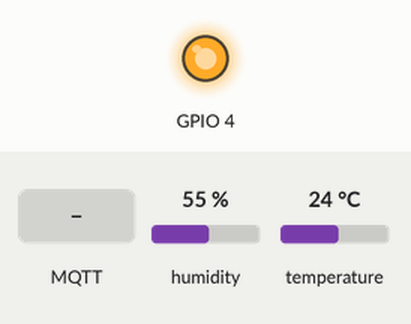
The sketch below on a simulated ESP8266 (NodeMCU). Parts: output pins drawn as LEDs (lit = HIGH). The inputs (shaded band) are chosen by the test bench; at power-on: humidity 55 %, temperature 24 °C. WiFi joins after 1.5 s; servers stay silent unless stated; no MQTT or app messages arrive unless stated; what the sketch prints to the serial monitor is not drawn.

Above: at 2.7 s.
2.8 s: MQTT message "ON" arrives on the first subscribed topic
At 4.9 s:
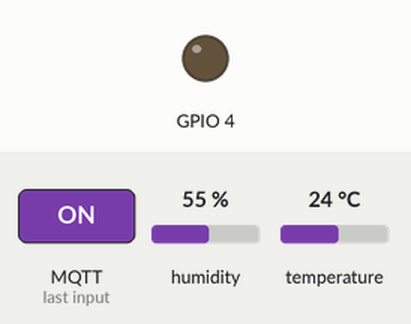
9.1 s: MQTT message "OFF" arrives on the first subscribed topic
At 11.1 s:
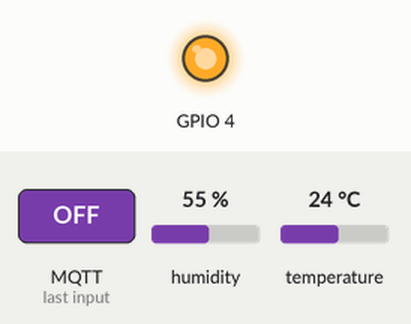
Timing chart, 0 to 12.6 s (numbered marks = the images above; inputs shaded):
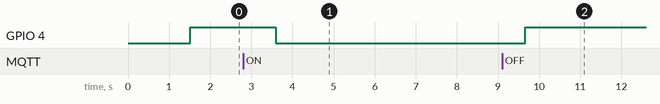

Measured:
- after the input at 2.8 s, GPIO 4: HIGH → LOW after 0.79 s
- after the input at 9.1 s, GPIO 4: LOW → HIGH after 0.57 s

The sketch:

Arduino_Code.ino
```cpp
#include <ESP8266WiFi.h>
#include <PubSubClient.h>
#include "DHT.h"


#define DHTPIN 13
#define DHTTYPE DHT11

//Enter the credentials of your WiFi
const char* ssid = "";
const char* password = "";

//Enter the address for the MQTT Server
//You can create a local server by using Mosquitto
const char* mqtt_server = "";

WiFiClient esp8266device;
PubSubClient client(esp8266device);
DHT dht(DHTPIN, DHTTYPE);

void setup_wifi() {
  delay(10);
  // We start by connecting to a WiFi network
  Serial.println();
  Serial.print("Connecting to ");
  Serial.println(ssid);
  WiFi.begin(ssid, password);
  while (WiFi.status() != WL_CONNECTED) {
    delay(500);
    Serial.print(".");
  }
  Serial.println("");
  Serial.print("WiFi connected - ESP IP address: ");
  Serial.println(WiFi.localIP());
}

//When new data is received from MQTT
void callback(String topic, byte* message, unsigned int length) {
  Serial.print("Message arrived on topic: ");
  Serial.print(topic);
  Serial.print(". Message: ");
  String messagein;

  for (int i = 0; i < length; i++) {
    Serial.print((char)message[i]);
    messagein += (char)message[i];
  }

  if(topic=="fan/status"){
    if (messagein == "ON"){
      Serial.println("\nFan ON");
      digitalWrite(4, LOW);
    }
   if(messagein == "OFF"){
      Serial.println("\nFan OFF");
      digitalWrite(4, HIGH);
   }
  }
}


void reconnect() {
  while (!client.connected()) {
    Serial.print("Attempting MQTT connection...");

    if (client.connect("device1")) {

      Serial.println("connected");
      client.subscribe("fan/status");
    } else {
      Serial.print("failed, rc=");
      Serial.print(client.state());
      Serial.println(" try again in 5 seconds");
      // Wait 5 seconds before retrying
      delay(5000);
    }
  }
}


void setup() {
  Serial.begin(115200);
  dht.begin();
  setup_wifi();
  client.setServer(mqtt_server, 1883);
  client.setCallback(callback);
   randomSeed(analogRead(0));
  pinMode(4 , OUTPUT);
  digitalWrite(4,HIGH);
}

void loop() {

  if (!client.connected()) {
    reconnect();
  }
  if(!client.loop())
    client.connect("device1");
   // int temp=random(0, 100);
       char temp [8];
       char hum[8];

  delay(2000);

  float h = dht.readHumidity();
  // Read temperature as Celsius (the default)
  float t = dht.readTemperature();
  if (isnan(h) || isnan(t)) {
    Serial.println("Failed to read from DHT sensor!");
    return;
  }
  Serial.print("Humidity: ");
  Serial.print(h);
  Serial.print("%  Temperature: ");
  Serial.print(t);
  Serial.print("°C\n ");
  dtostrf(t,6,2,temp);
  dtostrf(h , 6 , 2 ,hum);
   client.publish("room/temp",temp);
   client.publish("room/hum" ,hum );
}
```
